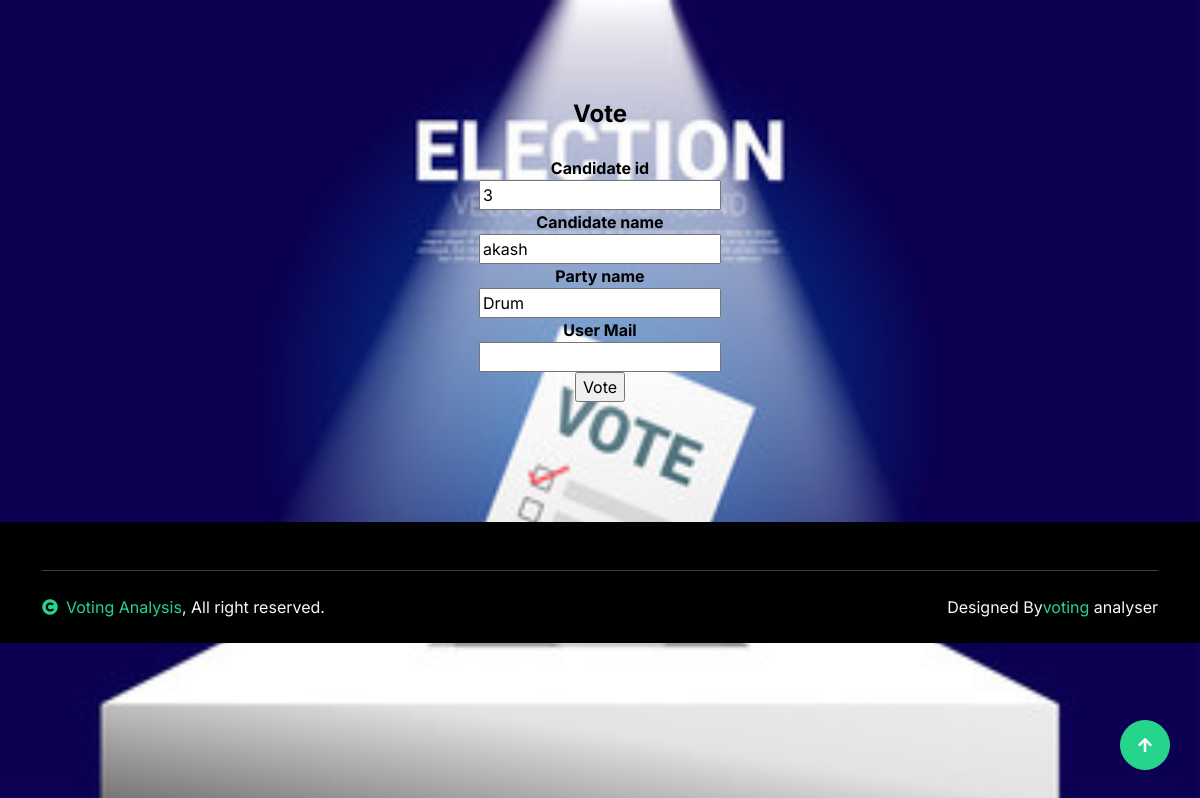
Screenshot of /vote.php?select=3 with the database file from the repository.
### tables this page shows
CREATE TABLE IF NOT EXISTS `candidate` (
  `cid` int(50) NOT NULL AUTO_INCREMENT,
  `cname` varchar(50) NOT NULL,
  `pname` varchar(50) NOT NULL,
  `psym` varchar(50) NOT NULL,
  PRIMARY KEY (`cid`)
);

### vote.php (the view, shortened to what this page needs)
<?php
	include_once("style.php");
?>
<?php
$query2 = "select * from candidate where cid='".$_GET['select']."'";
			$result = mysql_query($query2);
			if(mysql_num_rows($result)){
			$row = mysql_fetch_assoc($result);
			}
?>
                       <div class="container">
<form action="" method="post" name="addroom">
    <center>
        <br>
        <br>
        <br>
        <br>
        <center><font color="black" size="5"> <b>Vote</b> </font></center>
       <b> Candidate id</b><br />
        <input name="cid" type="text" value="<?php echo $row['cid']; ?>" readonly />
        <br />
        <b> Candidate  name</b><br />
        <input name="cname" type="text" value="<?php echo $row['cname']; ?>" readonly />
        <br />
		 <b> Party name</b><br />
        <input name="pname" type="text" value="<?php echo $row['pname']; ?>" readonly />
<br />
       <b> User Mail</b><br />
<input name="mail" type="text" value="<?php echo $_SESSION['email']; ?>" readonly />
        <br />
       <input type="submit" name="submit" value="Vote" id="button1" />
        <br>
    </center>
</form>
</div>
<?php
	include_once("footer.php");
	?>

### rows the page displays
candidate: cid "3", cname "akash", pname "Drum"
